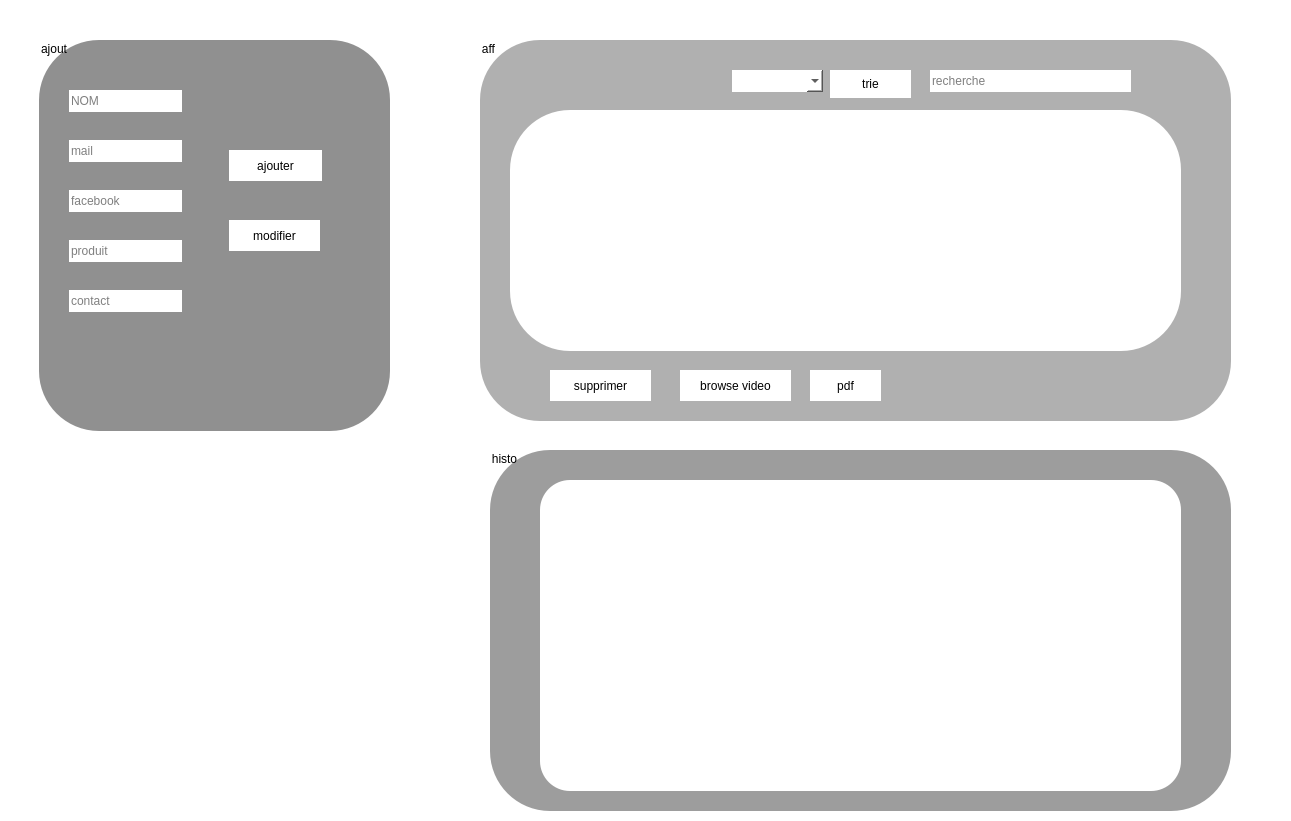
  <widget class="QFrame" name="tabmarketing">
   <property name="geometry">
    <rect>
     <x>210</x>
     <y>-10</y>
     <width>1291</width>
     <height>821</height>
    </rect>
   </property>
   <property name="styleSheet">
    <string notr="true">background-color: white;
border-radius:60px;</string>
   </property>
   <property name="frameShape">
    <enum>QFrame::StyledPanel</enum>
   </property>
   <property name="frameShadow">
    <enum>QFrame::Raised</enum>
   </property>
   <widget class="QGroupBox" name="groupBox_8">
    <property name="geometry">
     <rect>
      <x>39</x>
      <y>40</y>
      <width>351</width>
      <height>391</height>
     </rect>
    </property>
    <property name="styleSheet">
     <string notr="true">background-color: rgb(144, 144, 144);</string>
    </property>
    <property name="title">
     <string>ajout</string>
    </property>
    <widget class="QPushButton" name="mod_mark">
     <property name="geometry">
      <rect>
       <x>190</x>
       <y>180</y>
       <width>91</width>
       <height>31</height>
      </rect>
     </property>
     <property name="styleSheet">
      <string notr="true">background-color: rgb(255, 255, 255);</string>
     </property>
     <property name="text">
      <string>modifier</string>
     </property>
    </widget>
    <widget class="QLineEdit" name="le_nom_mark">
     <property name="geometry">
      <rect>
       <x>30</x>
       <y>50</y>
       <width>113</width>
       <height>22</height>
      </rect>
     </property>
     <property name="styleSheet">
      <string notr="true">color: rgb(0, 0, 0);background-color: rgb(255, 255, 255);</string>
     </property>
     <property name="placeholderText">
      <string>NOM</string>
     </property>
    </widget>
    <widget class="QLineEdit" name="le_contact_mark">
     <property name="geometry">
      <rect>
       <x>30</x>
       <y>250</y>
       <width>113</width>
       <height>22</height>
      </rect>
     </property>
     <property name="styleSheet">
      <string notr="true">color: rgb(0, 0, 0);
background-color: rgb(255, 255, 255);</string>
     </property>
     <property name="placeholderText">
      <string>contact</string>
     </property>
    </widget>
    <widget class="QLineEdit" name="le_mail_mark">
     <property name="geometry">
      <rect>
       <x>30</x>
       <y>100</y>
       <width>113</width>
       <height>22</height>
      </rect>
     </property>
     <property name="styleSheet">
      <string notr="true">color: rgb(0, 0, 0);background-color: rgb(255, 255, 255);</string>
     </property>
     <property name="placeholderText">
      <string>mail</string>
     </property>
    </widget>
    <widget class="QLineEdit" name="le_produit_mark">
     <property name="geometry">
      <rect>
       <x>30</x>
       <y>200</y>
       <width>113</width>
       <height>22</height>
      </rect>
     </property>
     <property name="sizePolicy">
      <sizepolicy hsizetype="Expanding" vsizetype="Fixed">
       <horstretch>0</horstretch>
       <verstretch>0</verstretch>
      </sizepolicy>
     </property>
     <property name="styleSheet">
      <string notr="true">color: rgb(0, 0, 0);background-color: rgb(255, 255, 255);</string>
     </property>
     <property name="placeholderText">
      <string>produit</string>
     </property>
    </widget>
    <widget class="QPushButton" name="add_mark">
     <property name="geometry">
      <rect>
       <x>190</x>
       <y>110</y>
       <width>93</width>
       <height>31</height>
      </rect>
     </property>
     <property name="sizePolicy">
      <sizepolicy hsizetype="Minimum" vsizetype="Fixed">
       <horstretch>0</horstretch>
       <verstretch>0</verstretch>
      </sizepolicy>
     </property>
     <property name="styleSheet">
      <string notr="true">background-color: rgb(255, 255, 255);</string>
     </property>
     <property name="text">
      <string>ajouter</string>
     </property>
    </widget>
    <widget class="QLineEdit" name="le_fcb_mark">
     <property name="geometry">
      <rect>
       <x>30</x>
       <y>150</y>
       <width>113</width>
       <height>22</height>
      </rect>
     </property>
     <property name="styleSheet">
      <string notr="true">color: rgb(0, 0, 0);background-color: rgb(255, 255, 255);</string>
     </property>
     <property name="placeholderText">
      <string>facebook</string>
     </property>
    </widget>
   </widget>
   <widget class="QGroupBox" name="groupBox_9">
    <property name="geometry">
     <rect>
      <x>480</x>
      <y>40</y>
      <width>751</width>
      <height>381</height>
     </rect>
    </property>
    <property name="styleSheet">
     <string notr="true">background-color: rgb(176, 176, 176);</string>
    </property>
    <property name="title">
     <string>aff</string>
    </property>
    <widget class="QPushButton" name="browse_mark">
     <property name="geometry">
      <rect>
       <x>200</x>
       <y>330</y>
       <width>111</width>
       <height>31</height>
      </rect>
     </property>
     <property name="styleSheet">
      <string notr="true">background-color: rgb(255, 255, 255);</string>
     </property>
     <property name="text">
      <string>browse video</string>
     </property>
     <property name="shortcut">
      <string/>
     </property>
    </widget>
    <widget class="QPushButton" name="pdf_mark">
     <property name="geometry">
      <rect>
       <x>330</x>
       <y>330</y>
       <width>71</width>
       <height>31</height>
      </rect>
     </property>
     <property name="styleSheet">
      <string notr="true">background-color: rgb(255, 255, 255);</string>
     </property>
     <property name="text">
      <string>pdf</string>
     </property>
    </widget>
    <widget class="QTableView" name="tableView_4">
     <property name="geometry">
      <rect>
       <x>30</x>
       <y>70</y>
       <width>671</width>
       <height>241</height>
      </rect>
     </property>
     <property name="styleSheet">
      <string notr="true">border:none;
color: rgb(0, 0, 0);
background-color: rgb(255, 255, 255);</string>
     </property>
    </widget>
    <widget class="QPushButton" name="del_mark">
     <property name="geometry">
      <rect>
       <x>70</x>
       <y>330</y>
       <width>101</width>
       <height>31</height>
      </rect>
     </property>
     <property name="styleSheet">
      <string notr="true">background-color: rgb(255, 255, 255);</string>
     </property>
     <property name="text">
      <string>supprimer</string>
     </property>
    </widget>
    <widget class="QLineEdit" name="recherchemark">
     <property name="geometry">
      <rect>
       <x>450</x>
       <y>30</y>
       <width>201</width>
       <height>22</height>
      </rect>
     </property>
     <property name="styleSheet">
      <string notr="true">background-color: rgb(255, 255, 255);</string>
     </property>
     <property name="placeholderText">
      <string>recherche</string>
     </property>
    </widget>
    <widget class="QComboBox" name="markcombo">
     <property name="geometry">
      <rect>
       <x>252</x>
       <y>30</y>
       <width>91</width>
       <height>22</height>
      </rect>
     </property>
     <property name="styleSheet">
      <string notr="true">background-color: rgb(255, 255, 255);</string>
     </property>
    </widget>
    <widget class="QPushButton" name="triemark">
     <property name="geometry">
      <rect>
       <x>350</x>
       <y>30</y>
       <width>81</width>
       <height>28</height>
      </rect>
     </property>
     <property name="styleSheet">
      <string notr="true">background-color: rgb(255, 255, 255);</string>
     </property>
     <property name="text">
      <string>trie</string>
     </property>
    </widget>
   </widget>
   <widget class="QGroupBox" name="groupBox_10">
    <property name="geometry">
     <rect>
      <x>490</x>
      <y>450</y>
      <width>741</width>
      <height>361</height>
     </rect>
    </property>
    <property name="styleSheet">
     <string notr="true">background-color: rgb(157, 157, 157);</string>
    </property>
    <property name="title">
     <string>histo</string>
    </property>
    <widget class="QTableView" name="tab_his_mark">
     <property name="geometry">
      <rect>
       <x>50</x>
       <y>30</y>
       <width>641</width>
       <height>311</height>
      </rect>
     </property>
     <property name="styleSheet">
      <string notr="true">color: rgb(0, 0, 0);
border-radius:30px;
background-color: rgb(255, 255, 255);</string>
     </property>
    </widget>
   </widget>
  </widget>
